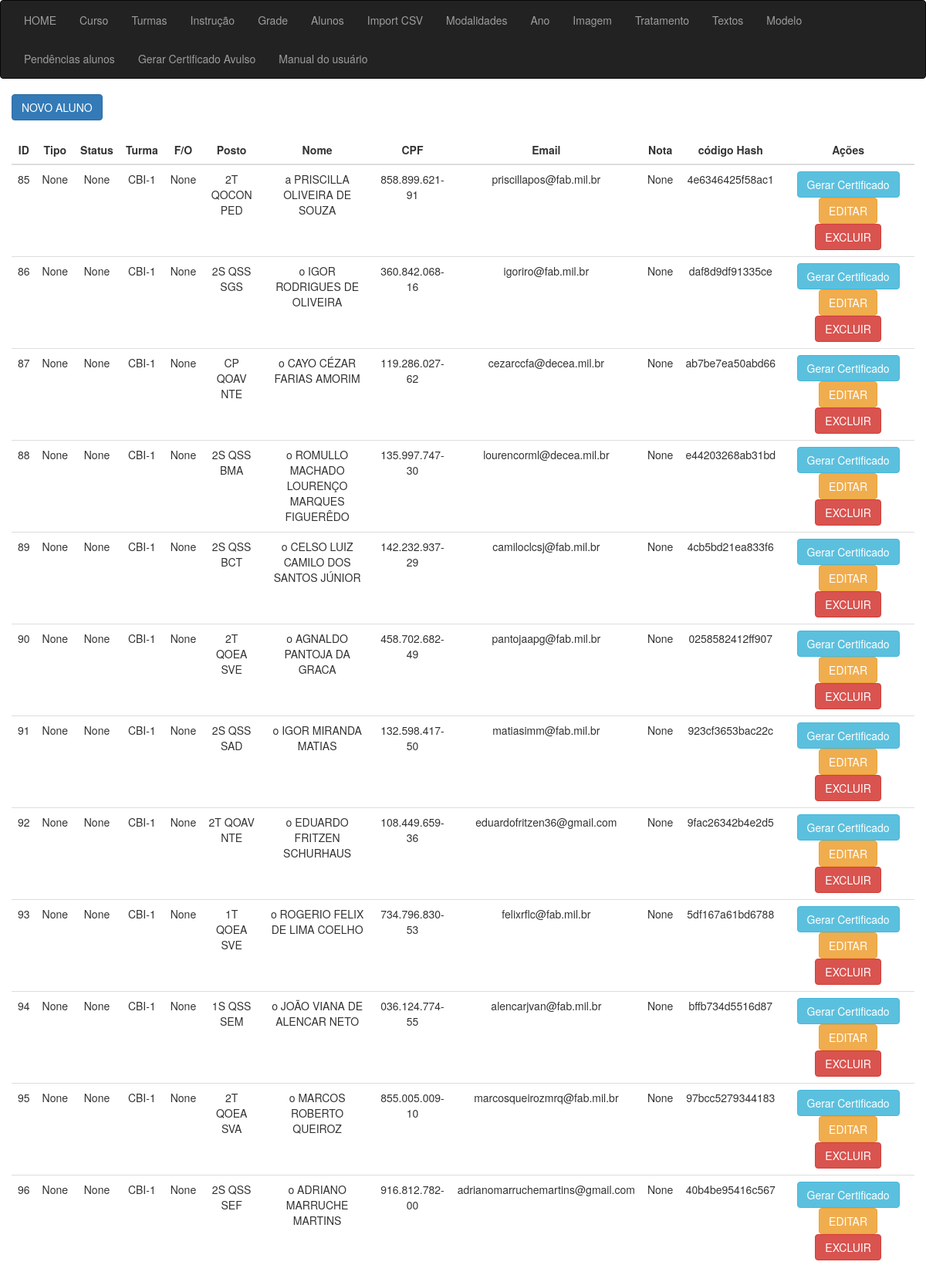
The app's page /sgc_aluno_lista, older data.
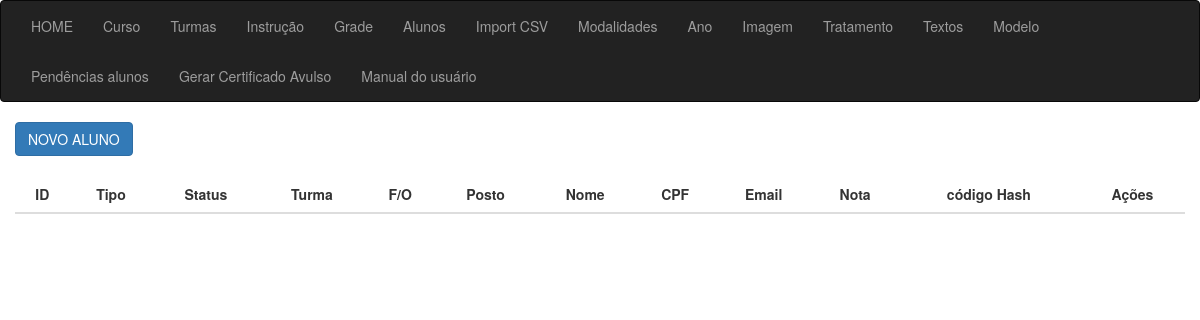
The same page, newer data.
### app_cert/models.py (models this page shows, shortened)
class Aluno(models.Model):
    id = models.AutoField(primary_key=True)
    fk_status = models.ForeignKey(Status, on_delete=models.PROTECT, verbose_name="FK Status", null=True)
    fk_turma = models.ForeignKey(Turma, on_delete=models.PROTECT, verbose_name="FK Turma", null=True)
    fk_om = models.ForeignKey(Om, on_delete=models.PROTECT, verbose_name="FK OM", null=True)
    fk_forca_orgao = models.ForeignKey(Forca_Orgao, on_delete=models.PROTECT, verbose_name="FK Força/Orgão", null=True)
    fk_posto = models.ForeignKey(Posto, on_delete=models.PROTECT, verbose_name="FK Posto", null=True)
    fk_quadro = models.ForeignKey(Quadro, on_delete=models.PROTECT, verbose_name="FK Quadro", null=True)
    fk_especialidade = models.ForeignKey(Especialidade, on_delete=models.PROTECT, verbose_name="FK Especialidade", null=True)
    fk_in_ex = models.ForeignKey(In_Ex, on_delete=models.CASCADE, verbose_name="FK Tipo do Aluno - Interno/Externo", null=True)
    fk_tratamento = models.ForeignKey(Tratamento, on_delete=models.CASCADE, verbose_name="FK Tratamento", null=True)
    aluno_nome = models.CharField(max_length=100, verbose_name="Nome do Aluno")
    aluno_cpf = models.CharField(max_length=14, verbose_name="CPF", null=True)
    aluno_email = models.CharField(max_length=50, verbose_name="Email do Aluno", null=True)
    aluno_nota = models.CharField(max_length=5, verbose_name="Nota do Aluno", null=True, blank=True)
    codigo_hash = models.CharField(max_length=20,verbose_name="Código de Verificação", null=True, blank=True)
    qrcode = models.CharField(max_length=100,verbose_name="QrCode", null=True, blank=True)
    class Meta:
        verbose_name = 'Aluno'
        verbose_name_plural = 'Alunos'
        ordering = ['id']

class Turma(models.Model):
    id = models.AutoField(primary_key=True)
    fk_ano_curso = models.ForeignKey(Ano, on_delete=models.CASCADE, verbose_name="FK Ano do Curso")
    fk_curso = models.ForeignKey(Curso, on_delete=models.CASCADE, verbose_name="FK Curso")
    fk_tipo = models.ForeignKey(Tipo, on_delete=models.CASCADE, verbose_name="FK Tipo: EAD - Presencial")
    fk_modelo = models.ForeignKey(Modelo, on_delete=models.CASCADE, verbose_name="FK Modelo: Certificado/Honra/Participação")
    fk_assinaturas_ch = models.ForeignKey(Imagem, on_delete=models.CASCADE, verbose_name="FK Assinaturas CH", related_name='fk_imagem_ch', null=True)
    fk_assinaturas_dpl = models.ForeignKey(Imagem, on_delete=models.CASCADE, verbose_name="FK Chefe de divisão", related_name='fk_imagem_dpl',null=True)
    fk_img_frente = models.ForeignKey(Imagem, on_delete=models.CASCADE, verbose_name="FK Frente", related_name='fk_img_frente',null=True)
    fk_img_fundo = models.ForeignKey(Imagem, on_delete=models.CASCADE, verbose_name="FK Fundo", related_name='fk_img_fundo',null=True)
    turma_sgc = models.CharField(max_length=50, verbose_name="Descrição conforme arquivo da SGC Intraer:")
    turma = models.CharField(max_length=50, verbose_name="Descrição que irá aparecer no certificado:")
    data_turma_interno = models.CharField(max_length=200, verbose_name="Texto data alunos Internos", null=True, blank=True)
    data_turma_externo = models.CharField(max_length=200, verbose_name="Texto data alunos Externos", null=True, blank=True)
    create_at = models.DateTimeField(auto_now_add=True, null=True)
    class Meta:
        verbose_name = 'Turma'
        verbose_name_plural = 'Turmas'
        ordering = ['create_at']

class Posto(models.Model):
    id = models.AutoField(primary_key=True)
    fk_forca_orgao = models.ForeignKey(Forca_Orgao, on_delete=models.CASCADE, verbose_name="FK Força/Orgão Externo")
    hierarquia = models.IntegerField(verbose_name="Hierarquia")
    posto = models.CharField(max_length=10, verbose_name="Posto")
    posto_descricao = models.CharField(max_length=20, verbose_name="Posto Descrição")
    create_at = models.DateTimeField(auto_now_add=True, null=True)
    def __str__(self):
        return self.posto
    class Meta:
        verbose_name = 'Posto'
        verbose_name_plural = 'Postos'
        ordering = ['create_at']

class Quadro(models.Model):
    id = models.AutoField(primary_key=True)
    fk_forca_orgao = models.ForeignKey(Forca_Orgao, on_delete=models.CASCADE, verbose_name="FK Força/Orgão Externo")
    quadro = models.CharField(max_length=10, verbose_name="Quadro")
    quadro_descricao = models.CharField(max_length=20, verbose_name="Quadro Descrição")
    create_at = models.DateTimeField(auto_now_add=True, null=True)
    def __str__(self):
        return self.quadro
    class Meta:
        verbose_name = 'Quadro'
        verbose_name_plural = 'Quadros'
        ordering = ['create_at']

class Especialidade(models.Model):
    id = models.AutoField(primary_key=True)
    fk_forca_orgao = models.ForeignKey(Forca_Orgao, on_delete=models.CASCADE, verbose_name="FK Força/Orgão Externo")
    especialidade = models.CharField(max_length=10, verbose_name="Especialidade")
    especialidade_descricao = models.CharField(max_length=20, verbose_name="Especialidade Descrição")
    create_at = models.DateTimeField(auto_now_add=True, null=True)
    def __str__(self):
        return self.especialidade
    class Meta:
        verbose_name = 'Especialidade'
        verbose_name_plural = 'Especialidades'
        ordering = ['create_at']

class Tratamento(models.Model):
    id = models.AutoField(primary_key=True)
    tratamento = models.CharField(max_length=2, verbose_name="Tratamento", null=True)
    create_at = models.DateTimeField(auto_now_add=True, null=True)
    def __str__(self):
        return self.tratamento
    class Meta:
        verbose_name = 'Tratamento'
        verbose_name_plural = 'Tratamentos'
        ordering = ['create_at']

### app_cert/views/views_aluno.py (the view)
# urls.py: path('sgc_aluno_lista', sgc_aluno_lista, name="sgc_aluno_lista"),
def sgc_aluno_lista(request):
    dataset = Aluno.objects.all()
    context = {
        "dataset": dataset,
    }
    return render(request, 'aluno/lista.html', context)

### app_cert/templates/aluno/lista.html (shortened to what this page needs)
{% extends 'sgc_base.html' %}
{% block content %}
<div class="container">
    <div class="row">
        <div class="col-md-15">
            <a href="{% url 'sgc_aluno_novo' %}" class="btn btn-primary">NOVO ALUNO</a>
            <div class="col-8 m-auto pt-4 pb-2 text-center">
                <table class="table">
                    <thead class="thead-dark">
                        <tr>
                            <th style="text-align: center">ID</th>
                            <th style="text-align: center">Tipo</th>
                            <th style="text-align: center">Status</th>
                            <th style="text-align: center">Turma</th>
                            <th style="text-align: center">F/O</th>
                            <th style="text-align: center">Posto</th>
                            <th style="text-align: center">Nome</th>
                            <th style="text-align: center">CPF</th>
                            <th style="text-align: center">Email</th>
                            <th style="text-align: center">Nota</th>
                            <th style="text-align: center">código Hash</th>
                            <th style="text-align: center">Ações</th>
                        </tr>
                    </thead>
                    <tbody>
                        {% for data in dataset %}
                        <tr>
                            <td style="text-align: center">{{ data.id }}</td>
                            <td style="text-align: center">{{ data.fk_in_ex }}</td>
                            <td style="text-align: center">{{ data.fk_status }}</td>
                            <td style="text-align: center">{{ data.fk_turma.turma_sgc }}</td>
                            <td style="text-align: center">{{ data.fk_forca_orgao }}</td>
                            <td style="text-align: center">{{ data.fk_posto }} {{ data.fk_quadro }} {{ data.fk_especialidade }}</td>
                            <td style="text-align: center">{{ data.fk_tratamento }} {{ data.aluno_nome }}</td>
                            <td style="text-align: center">{{ data.aluno_cpf }}</td>
                            <td style="text-align: center">{{ data.aluno_email }}</td>
                            <td style="text-align: center">{{ data.aluno_nota }}</td>
                            <td style="text-align: center">{{ data.codigo_hash }}</td>
                            <td>
                            {% if data.codigo_hash %}
                                <a href="/sgc_geraPDFAluno/{{ data.id }}/" class="btn btn-info" target="_blank">Gerar Certificado</a>
                            {% else %}
                                <a href="/sgc_aluno_hash/{{ data.id }}/" class="btn btn-primary" >Gerar Hash</a>
                            {% endif %}
                                <a href="/sgc_aluno_editar/{{ data.id }}/" class="btn btn btn-warning">EDITAR</a>
                                <a href="/sgc_aluno_delete/{{ data.id }}/" class="btn btn-danger">EXCLUIR</a>
                            </td>
                        </tr>
                        {% endfor %}
                    </tbody>
                </table>
            </div>
        </div>
    </div>
</div>
{% endblock %}

Row changes from the older to the newer data that the page shows:
removed Aluno: id "85", fk_in_ex "None", fk_status "None", fk_turma.turma_sgc "CBI-1", fk_forca_orgao "None", fk_posto "2T", fk_quadro "QOCON", fk_especialidade "PED", fk_tratamento "a", aluno_nome "PRISCILLA OLIVEIRA DE SOUZA", aluno_cpf "858.899.621-91", aluno_email "priscillapos@fab.mil.br", aluno_nota "None", codigo_hash "4e6346425f58ac1"
removed Aluno: id "86", fk_in_ex "None", fk_status "None", fk_turma.turma_sgc "CBI-1", fk_forca_orgao "None", fk_posto "2S", fk_quadro "QSS", fk_especialidade "SGS", fk_tratamento "o", aluno_nome "IGOR RODRIGUES DE OLIVEIRA", aluno_cpf "360.842.068-16", aluno_email "igoriro@fab.mil.br", aluno_nota "None", codigo_hash "daf8d9df91335ce"
removed Aluno: id "87", fk_in_ex "None", fk_status "None", fk_turma.turma_sgc "CBI-1", fk_forca_orgao "None", fk_posto "CP", fk_quadro "QOAV", fk_especialidade "NTE", fk_tratamento "o", aluno_nome "CAYO CÉZAR FARIAS AMORIM", aluno_cpf "119.286.027-62", aluno_email "cezarccfa@decea.mil.br", aluno_nota "None", codigo_hash "ab7be7ea50abd66"
removed Aluno: id "88", fk_in_ex "None", fk_status "None", fk_turma.turma_sgc "CBI-1", fk_forca_orgao "None", fk_posto "2S", fk_quadro "QSS", fk_especialidade "BMA", fk_tratamento "o", aluno_nome "ROMULLO MACHADO LOURENÇO MARQUES FIGUERÊDO", aluno_cpf "135.997.747-30", aluno_email "lourencorml@decea.mil.br", aluno_nota "None", codigo_hash "e44203268ab31bd"
removed Aluno: id "89", fk_in_ex "None", fk_status "None", fk_turma.turma_sgc "CBI-1", fk_forca_orgao "None", fk_posto "2S", fk_quadro "QSS", fk_especialidade "BCT", fk_tratamento "o", aluno_nome "CELSO LUIZ CAMILO DOS SANTOS JÚNIOR", aluno_cpf "142.232.937-29", aluno_email "camiloclcsj@fab.mil.br", aluno_nota "None", codigo_hash "4cb5bd21ea833f6"
removed Aluno: id "90", fk_in_ex "None", fk_status "None", fk_turma.turma_sgc "CBI-1", fk_forca_orgao "None", fk_posto "2T", fk_quadro "QOEA", fk_especialidade "SVE", fk_tratamento "o", aluno_nome "AGNALDO PANTOJA DA GRACA", aluno_cpf "458.702.682-49", aluno_email "pantojaapg@fab.mil.br", aluno_nota "None", codigo_hash "0258582412ff907"
removed Aluno: id "91", fk_in_ex "None", fk_status "None", fk_turma.turma_sgc "CBI-1", fk_forca_orgao "None", fk_posto "2S", fk_quadro "QSS", fk_especialidade "SAD", fk_tratamento "o", aluno_nome "IGOR MIRANDA MATIAS", aluno_cpf "132.598.417-50", aluno_email "matiasimm@fab.mil.br", aluno_nota "None", codigo_hash "923cf3653bac22c"
removed Aluno: id "92", fk_in_ex "None", fk_status "None", fk_turma.turma_sgc "CBI-1", fk_forca_orgao "None", fk_posto "2T", fk_quadro "QOAV", fk_especialidade "NTE", fk_tratamento "o", aluno_nome "EDUARDO FRITZEN SCHURHAUS", aluno_cpf "108.449.659-36", aluno_email "eduardofritzen36@gmail.com", aluno_nota "None", codigo_hash "9fac26342b4e2d5"
removed Aluno: id "93", fk_in_ex "None", fk_status "None", fk_turma.turma_sgc "CBI-1", fk_forca_orgao "None", fk_posto "1T", fk_quadro "QOEA", fk_especialidade "SVE", fk_tratamento "o", aluno_nome "ROGERIO FELIX DE LIMA COELHO", aluno_cpf "734.796.830-53", aluno_email "felixrflc@fab.mil.br", aluno_nota "None", codigo_hash "5df167a61bd6788"
removed Aluno: id "94", fk_in_ex "None", fk_status "None", fk_turma.turma_sgc "CBI-1", fk_forca_orgao "None", fk_posto "1S", fk_quadro "QSS", fk_especialidade "SEM", fk_tratamento "o", aluno_nome "JOÃO VIANA DE ALENCAR NETO", aluno_cpf "036.124.774-55", aluno_email "alencarjvan@fab.mil.br", aluno_nota "None", codigo_hash "bffb734d5516d87"
removed Aluno: id "95", fk_in_ex "None", fk_status "None", fk_turma.turma_sgc "CBI-1", fk_forca_orgao "None", fk_posto "2T", fk_quadro "QOEA", fk_especialidade "SVA", fk_tratamento "o", aluno_nome "MARCOS ROBERTO QUEIROZ", aluno_cpf "855.005.009-10", aluno_email "marcosqueirozmrq@fab.mil.br", aluno_nota "None", codigo_hash "97bcc5279344183"
removed Aluno: id "96", fk_in_ex "None", fk_status "None", fk_turma.turma_sgc "CBI-1", fk_forca_orgao "None", fk_posto "2S", fk_quadro "QSS", fk_especialidade "SEF", fk_tratamento "o", aluno_nome "ADRIANO MARRUCHE MARTINS", aluno_cpf "916.812.782-00", aluno_email "adrianomarruchemartins@gmail.com", aluno_nota "None", codigo_hash "40b4be95416c567"
